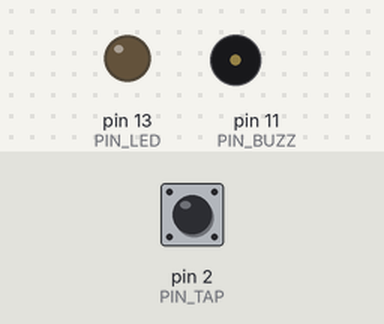
This sketch was run on a simulated Arduino Uno, built with avr-gcc and run on an emulated ATmega328P. Parts: output pins drawn as LEDs (lit = HIGH), buzzer (waves = sounding). The test bench sets the inputs (shaded band); at power-on: pin 2 (PIN_TAP) HIGH. Random numbers use the default seed unless the sketch sets one; EEPROM starts erased; what the sketch prints to the serial monitor is not drawn.

Above: at 1.2 s.
1.3 s: pin 2 (PIN_TAP) pulled LOW for 0.15 s
At 1.51 s:
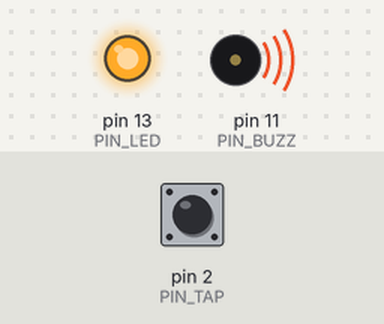
Timing chart, 0 to 4.3 s (numbered marks = the images above; inputs shaded):
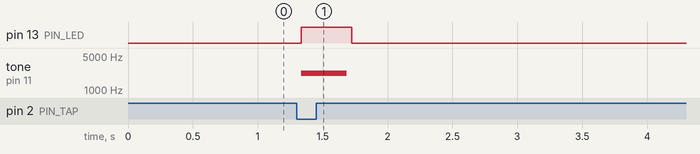

Measured:
- after the input at 1.3 s, pin 13 (PIN_LED): LOW → HIGH at once, → LOW 0.39 s later; tone on pin 11 (PIN_BUZZ): silent → 2200 Hz at once, → silent 0.35 s later

The sketch:

store_beacon.ino
```cpp
/**
 * ReliefLink store_beacon — USB to laptop (serial to bridge / app)
 *
 * Tap sense: D11 INPUT_PULLUP, contact to GND = completed circuit (reads LOW).
 * On each debounced tap: buzzer on D9, then a one-line serial event so the host
 * can complete registration / handoff (bridge/API TBD).
 *
 * A stable store **deviceId** is kept in EEPROM across power cycles. The first
 * time this board ever gets an ID, boot announces `first=1` so the host can
 * place it on the map once.
 *
 * Wiring:
 *   D11 — tap pad (other side to GND when touched)
 *   D9  — passive buzzer + (~100 ohm), − to GND
 *   D13 — optional status LED (blinks on tap)
 */

#include <Arduino.h>
#include <EEPROM.h>

static const uint8_t PIN_TAP = 2;
static const uint8_t PIN_BUZZ = 11;
static const uint8_t PIN_LED = 13;

static const unsigned long DEBOUNCE_MS = 35;
static const unsigned long COOLDOWN_MS = 900;
static const unsigned int BUZZ_FREQ_HZ = 2200;
static const unsigned long BUZZ_MS = 350;

/** EEPROM layout */
static const int EE_MAGIC_ADDR = 0;
static const uint8_t EE_MAGIC = 0x52; // 'R' — valid programmed block
static const int EE_ID_ADDR = 1;
static const uint8_t STORE_ID_LEN = 12;
static const int EE_FIRST_SYNC_ADDR = 14;
static const uint8_t EE_FIRST_SYNC_YES = 0x01;

static char storeId[STORE_ID_LEN + 1];

static int lastReading = HIGH;
static int stableState = HIGH;
static unsigned long lastChangeMs = 0;
static unsigned long lastTapMs = 0;

static void generateAndStoreId() {
  randomSeed(analogRead(A0) ^ (int)micros() ^ (int)millis());
  for (uint8_t i = 0; i < STORE_ID_LEN; i++) {
    const char c = "0123456789abcdef"[random(16)];
    EEPROM.update(EE_ID_ADDR + i, (uint8_t)c);
    storeId[i] = c;
    delay(5);
  }
  storeId[STORE_ID_LEN] = '\0';
  EEPROM.update(EE_MAGIC_ADDR, EE_MAGIC);
}

static void loadStoreIdFromEeprom() {
  for (uint8_t i = 0; i < STORE_ID_LEN; i++)
    storeId[i] = (char)EEPROM.read(EE_ID_ADDR + i);
  storeId[STORE_ID_LEN] = '\0';
}

/** Returns true if this boot created a new ID (first-ever provision). */
static bool ensureStoreId() {
  if (EEPROM.read(EE_MAGIC_ADDR) != EE_MAGIC) {
    generateAndStoreId();
    EEPROM.update(EE_FIRST_SYNC_ADDR, 0xFF);
    return true;
  }
  loadStoreIdFromEeprom();
  return false;
}

/** First time we have an ID but host has not yet acknowledged map placement. */
static bool shouldAnnounceFirstOnline() {
  return EEPROM.read(EE_FIRST_SYNC_ADDR) != EE_FIRST_SYNC_YES;
}

static void markFirstOnlineAcknowledged() {
  EEPROM.update(EE_FIRST_SYNC_ADDR, EE_FIRST_SYNC_YES);
}

void setup() {
  pinMode(PIN_TAP, INPUT_PULLUP);
  pinMode(PIN_BUZZ, OUTPUT);
  pinMode(PIN_LED, OUTPUT);
  digitalWrite(PIN_BUZZ, LOW);
  digitalWrite(PIN_LED, LOW);

  Serial.begin(115200);

  const bool firstProvision = ensureStoreId();

  Serial.print(F("RELIEFLINK_STORE_READY id="));
  Serial.print(storeId);
  Serial.print(F(" firstProvision="));
  Serial.print(firstProvision ? 1 : 0);
  Serial.print(F(" firstOnline="));
  Serial.println(shouldAnnounceFirstOnline() ? 1 : 0);

  if (shouldAnnounceFirstOnline()) {
    Serial.print(F("RELIEFLINK_STORE_FIRST_ONLINE id="));
    Serial.println(storeId);
    markFirstOnlineAcknowledged();
  }
}

void loop() {
  const int reading = digitalRead(PIN_TAP);
  const unsigned long now = millis();

  if (reading != lastReading) {
    lastChangeMs = now;
    lastReading = reading;
  }

  if ((now - lastChangeMs) > DEBOUNCE_MS && reading != stableState) {
    stableState = reading;
    if (stableState == LOW) {
      if ((now - lastTapMs) > COOLDOWN_MS) {
        lastTapMs = now;

        digitalWrite(PIN_LED, HIGH);
        tone(PIN_BUZZ, BUZZ_FREQ_HZ, BUZZ_MS);
        delay(BUZZ_MS + 40UL);
        noTone(PIN_BUZZ);
        digitalWrite(PIN_LED, LOW);

        Serial.print(F("RELIEFLINK_TAP id="));
        Serial.print(storeId);
        Serial.print(F(" t="));
        Serial.println(now);
        Serial.flush();
      }
    }
  }
}
```
